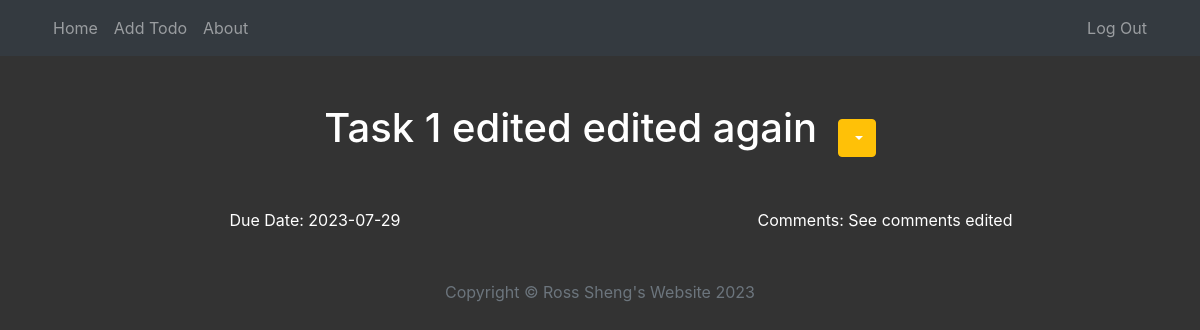
Page /todo/1 on the earlier database version.
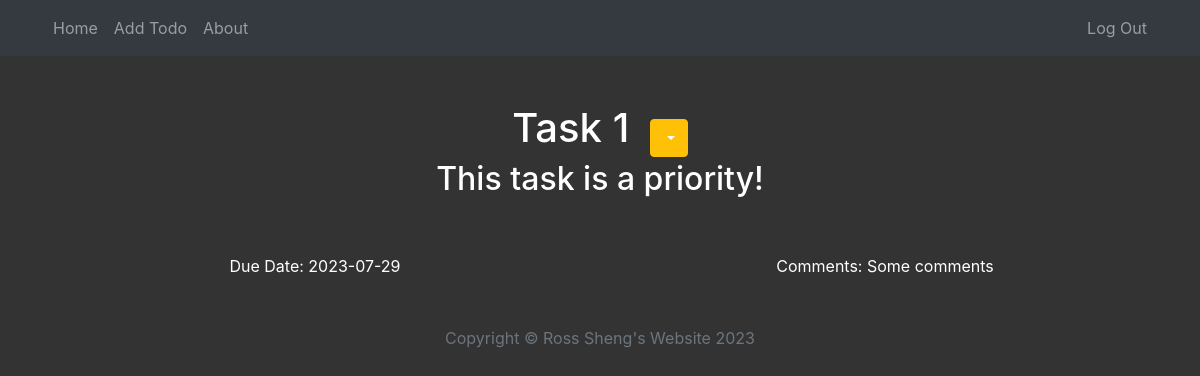
Same page on the later database version.
### main.py (models this page shows)
class ToDo(db.Model):
    __tablename__ = "todos"
    id = db.Column(db.Integer, primary_key=True)
    author_id = db.Column(db.Integer, db.ForeignKey("users.id"))
    author = relationship("User", back_populates="todos")
    title = db.Column(db.String(250), unique=True, nullable=False)
    priority = db.Column(db.Boolean, nullable=False)
    due_date = db.Column(db.DateTime, nullable=False)
    body = db.Column(db.Text, nullable=False)

### main.py (the view)
@app.route("/todo/<int:todo_id>")
def show_todo(todo_id):
    todo = ToDo.query.get(todo_id)
    return render_template("comments.html", todo=todo, current_user=current_user)

### templates/comments.html (shortened to what this page needs)
{% extends 'base.html' %}
{% block content %}{% include "header.html" %}
<div class="container">
    <div class="row">
        <div class="col">
            <div class="site-heading text-center mt-5">
                <div class="todo-title-container" style="display: inline-block;">
                    <h1>{{todo.title}}</h1>
                </div>
                <div class="dropdown" style="display: inline-block;">
                    <button class="btn btn-secondary dropdown-toggle" type="button" id="dropdownMenuButton" data-toggle="dropdown" aria-haspopup="true" aria-expanded="false">
                    </button>
                </div>
                {% if todo.priority %}
                    <h2>This task is a priority!</h2>
                {% endif %}
            </div>
        </div>
    </div>
</div>
<div class="container">
    <div class="row">
        <div class="col text-center mt-5">
            Due Date: {{todo.due_date.strftime("%Y-%m-%d")}}
        </div>
        <div class="col text-center mt-5">
            Comments: {{todo.body}}
        </div>
    </div>
</div>
{% include "footer.html" %}
{% endblock %}

Differences in the rows shown:
changed ToDo: title "Task 1 edited edited again" → "Task 1"; priority False → True (drawn); body "See comments edited" → "Some comments"
Other differences:
text now shown: "This task is a priority!"
